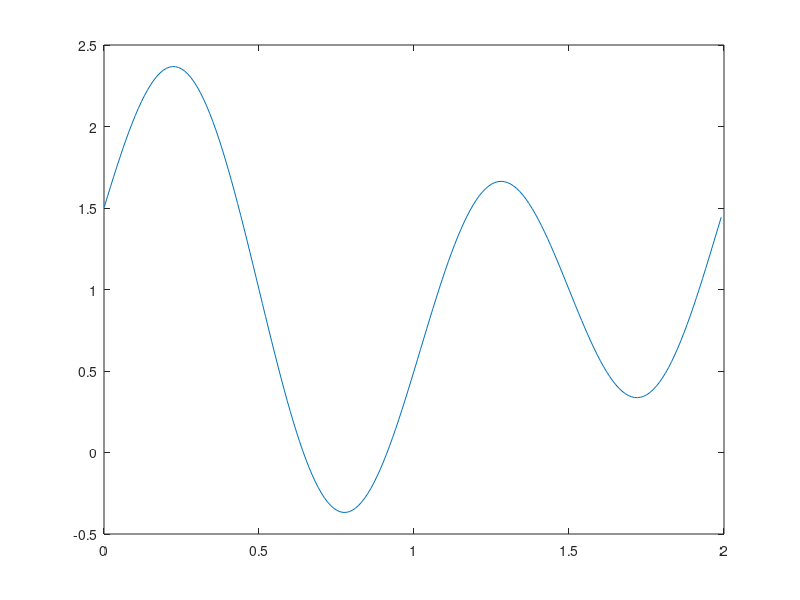

Write the MATLAB code that produced this figure. (Note: this script raises an error after producing the figure.)
%%------------------------------------------------------------------------------
% Name        : EE321_Project_3.m
% Author(s)   : Kyle Bielby, Chris Lloyd, Stephen Epp, Philip Hubbe
% Class       : EE321 (Project 3)
% Due Date    : 2020-10-23
% Description : Calculating Error in Fourier Series Depending on the number of 
%               terms used.
% ------------------------------------------------------------------------------

% Clear the workspace and console
clear; clc;
t = 0.001:0.01:2;
%x calculated by hand
x = 1+1/2*cos(pi*t)+sin(2*pi*t);
plot(t,x)
% %% Findung xhat
% for n = 1:1000
%     xhat=0;
%     for k = -n:n
%         xk=((1*(t==k))+(1/4*(t==(k-1)|t==(k+1)))+(1/2i*(t==(k-2)|t==(k+2))));
%         plot(t,xk)
%         %xhat=xhat+
%     end
% end
% 
% t = 0.001:0.01:4;
%     xhat=0;
%     for k = -1000:1000
%         xk=((1*(t==k))+(1/4*(t==(k-1)|t==(k+1)))+(1/2i*(t==(k-2)|t==(k+2))));
%         xhat=xhat+xk.*exp(1i*k*pi.*t);
%     end

% n = [-3,-2,-1,0,1,2,3];
% a = dd(n+2);
% 
% stem(n,a)

% t = 0.001:0.01:4;

% CDL=> Working (missing complex terms at -2,2)
% N=5;
% k=-N:N;
% xk = dd(k) + 1/4*dd(k+1) + 1/4*dd(k-1);% + 1/(2*1i)*dd(k-2)-1/(2*1i)*dd(k+2);
% stem(k,xk);

% xhat=0;

% t = 0.001:0.01:4;
% N=1000;
% k=-N:N;
% xk = dd(k) + 1/4*dd(k+1) + 1/4*dd(k-1) + 1/(2*1i)*dd(k-2)-1/(2*1i)*dd(k+2);
% % stem(k,xk); % CDL=> Fails due to complex terms
% 
% xhat=xk.*exp(1i*k*pi.*t);
% 
% plot(t,xhat)

t1 = 0.001:0.01:4;
N=1000000;
l=0;
for k = -N:N
    xk = dd(k) + 1/4*dd(k+1) + 1/4*dd(k-1) + 1/(2*1i)*dd(k-2)-1/(2*1i)*dd(k+2);
    xhat=exp((1i*k*pi).*t1) .* xk;
    l=l + exp((1i*k*pi).*t1);
end
% k=-N:N;

% stem(k,xk); % CDL=> Fails due to complex terms

xhat=xk.*exp(1i*k*pi.*t);

plot(t,xhat)

    
% for k = -N:N
%     xk = dd(k) + 1/4*dd(k+1) + 1/4*dd(k-1);% + 1/(2*1i)*dd(k-2)-1/(2*1i)*dd(k+2);
%     stem(k,xk);
% % %         xk=((1*(t==k))+(1/4*(t==(k-1)|t==(k+1)))+(1/2i*(t==(k-2)|t==(k+2))));
% %     x
% % xhat=xhat+xk.*exp(1i*k*pi.*t);
% end

function y = dd(x)
% x is a vector
% We create an output vector of only 0 (our default value)
y = zeros(1, length(x)); 

% We find indexes of input values equal to 0,
% and make them 1
y(x==0) = 1;
end
